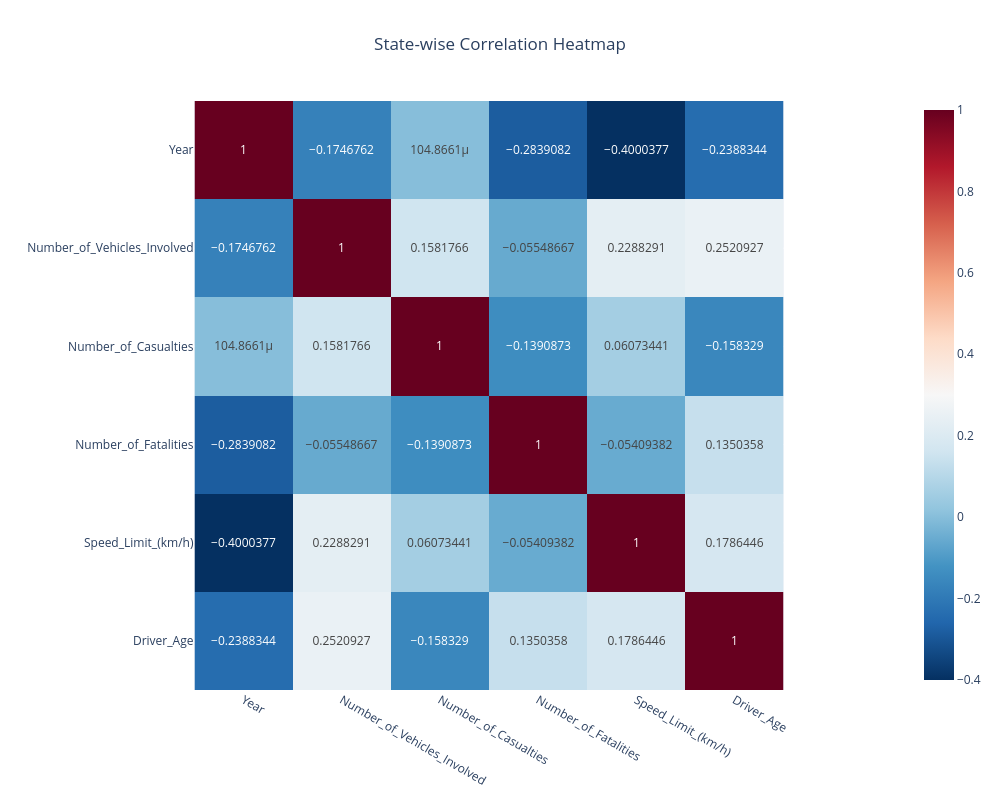

Source (notebook cell):
### Code cell
df.columns = df.columns.str.strip().str.replace(" ", "_")
if 'State_Name' in df.columns:
    num_cols = df.select_dtypes(include='number').columns
    state_data = df.groupby('State_Name')[num_cols].mean()
    corr = state_data.corr()
    fig = px.imshow(corr,text_auto=True,color_continuous_scale='RdBu_r',title="State-wise Correlation Heatmap",width=1000,height=800)
    fig.update_layout(title_x=0.5)
    fig.show()
else:
    print("State_Name column not found")

### Figure 1 — Plotly figure (JSON) as saved in the notebook; plotly's stock layout.template omitted (floating-point values rounded to 4 significant figures)
{"data": [{"coloraxis": "coloraxis", "hovertemplate": "x: %{x}<br>y: %{y}<br>color: %{z}<extra></extra>", "name": "0", "texttemplate": "%{z}", "type": "heatmap", "x": ["Year", "Number_of_Vehicles_Involved", "Number_of_Casualties", "Number_of_Fatalities", "Speed_Limit_(km/h)", "Driver_Age"], "xaxis": "x", "y": ["Year", "Number_of_Vehicles_Involved", "Number_of_Casualties", "Number_of_Fatalities", "Speed_Limit_(km/h)", "Driver_Age"], "yaxis": "y", "z": [[1.0, -0.1747, 0.0001049, -0.2839, -0.4, -0.2388], [-0.1747, 1.0, 0.1582, -0.05549, 0.2288, 0.2521], [0.0001049, 0.1582, 1.0, -0.1391, 0.06073, -0.1583], [-0.2839, -0.05549, -0.1391, 1.0, -0.05409, 0.135], [-0.4, 0.2288, 0.06073, -0.05409, 1.0, 0.1786], [-0.2388, 0.2521, -0.1583, 0.135, 0.1786, 1.0]]}], "layout": {"coloraxis": {"colorscale": [[0, "rgb(5,48,97)"], [0.1, "rgb(33,102,172)"], [0.2, "rgb(67,147,195)"], [0.3, "rgb(146,197,222)"], [0.4, "rgb(209,229,240)"], [0.5, "rgb(247,247,247)"], [0.6, "rgb(253,219,199)"], [0.7, "rgb(244,165,130)"], [0.8, "rgb(214,96,77)"], [0.9, "rgb(178,24,43)"], [1, "rgb(103,0,31)"]]}, "height": 800, "title": {"text": "State-wise Correlation Heatmap", "x": 0.5}, "width": 1000, "xaxis": {"anchor": "y", "constrain": "domain", "domain": [0, 1], "scaleanchor": "y"}, "yaxis": {"anchor": "x", "autorange": "reversed", "constrain": "domain", "domain": [0, 1]}}}
